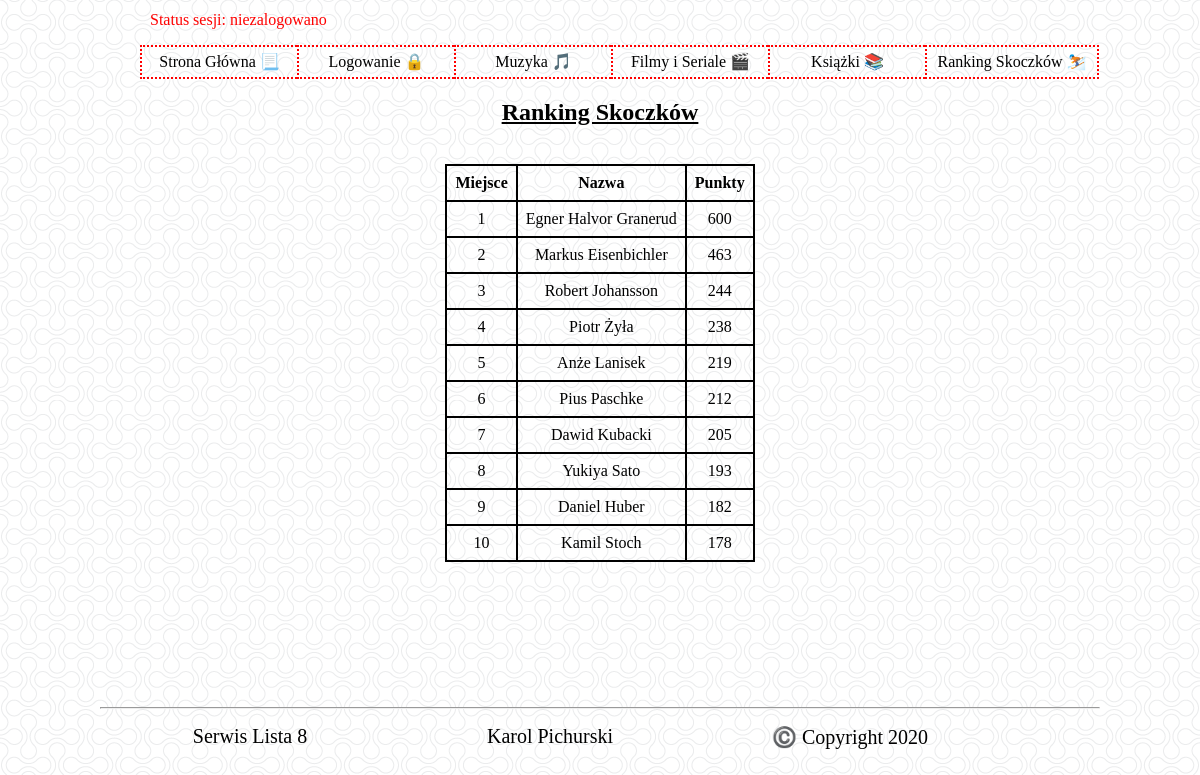
Page /skoczki.php on the committed database.
### tables this page shows
CREATE TABLE "skoki" (
	"id"	INTEGER,
	"skoczek"	TEXT,
	"punkty"	INTEGER,
	PRIMARY KEY("id" AUTOINCREMENT)
);

### skoczki.php (the view, shortened to what this page needs)
<!doctype html>
<html lang="en">
<head>
  <link rel="stylesheet" href="style.css">
</head>
<body>
    <div id="container">
    <div id="topbar">
                <div>
                    <div id="status">
                        <?php
                            if(isset($_SESSION['zalogowany']))
                            {
                                echo '<span style="color: green;">Status sesji: zalogowano jako '.$_SESSION['imie'].' '.$_SESSION['nazwisko'].'</span>';
                            }
                            else
                            {
                                echo '<span style="color: red;">Status sesji: niezalogowano</span>';
                            }
                        ?>
                    </div>
                </div>
                <div id="menu">
                    <ul>
                        <a href="index.php"><li>Strona Główna 📃</li></a>
                        <a href="logowanie.php"><li>Logowanie 🔒</li></a>
                        <a href="muzyka.php"><li>Muzyka 🎵</li></a>
                        <a href="filmy.php"><li>Filmy i Seriale 🎬</li></a>
                        <a href="ksiazki.php"><li>Książki 📚</li></a>
                        <a href="skoczki.php"><li>Ranking Skoczków ⛷️</li></a>
                    </ul>
            </div>
        </div>
        <div id="content">
            <h2>Ranking Skoczków</h2>
            <br>
            <table>
                <tr>
                    <th>Miejsce</th>
                    <th>Nazwa</th>
                    <th>Punkty</th>
                </tr>
            <?php
                $db = new SQLite3('baza.db');
                $query = 'select * from skoki order by punkty desc';
                $result = $db -> query($query);
                $i = 1;
                while($r = $result -> fetchArray())
                {
                    echo '<tr>'.'<td>'.$i.'</td><td>'.$r['skoczek'].'</td><td>'.$r['punkty'].'</td></tr>';
                    $i++;
                }
            ?>
            </table>
        </div>
        <hr>
        <div id="footer">
            <div id="description">
                Serwis Lista 8
            </div>
            <div id="author">
                Karol Pichurski
            </div>
            <div id="copyright">
                ©️ Copyright 2020
            </div>
        </div>
    </div>
</body>
</html>

### style.css (style rules this page uses)
body { background: url('img/background.png'); }
a { text-decoration: none; color: black; }
h1, h2 { text-decoration: underline; }
table { margin-left: auto; margin-right: auto; border-collapse: collapse; }
th,td { border: 2px solid black; padding: 8px; }
#container { width: 1000px; margin-left: auto; margin-right: auto; }
#menu { text-align: center; }
#menu > ul { list-style:none; }
#menu > ul > a { float: left; width: 145px; height: 20px; border: 2px dotted red; border-right: none; padding: 5px; font-size: 16px; }
#menu > ul > a:last-child { border: 2px dotted red; width: 160px; }
#status { float: left; margin-top: 3px; margin-left: 50px; }
#content { height: 600px; text-align: center; margin-left: auto; margin-right: auto; font-size: 16px; }
#footer { height: 40px; text-align: center; }
#footer * { float: left; width: 30%; margin-top: 8px; font-size: 20px; }

### rows in the picture
skoki: skoczek "Egner Halvor Granerud", punkty "600"
skoki: skoczek "Markus Eisenbichler", punkty "463"
skoki: skoczek "Robert Johansson", punkty "244"
skoki: skoczek "Piotr Żyła", punkty "238"
skoki: skoczek "Anże Lanisek", punkty "219"
skoki: skoczek "Pius Paschke", punkty "212"
skoki: skoczek "Dawid Kubacki", punkty "205"
skoki: skoczek "Yukiya Sato", punkty "193"
skoki: skoczek "Daniel Huber", punkty "182"
skoki: skoczek "Kamil Stoch", punkty "178"
